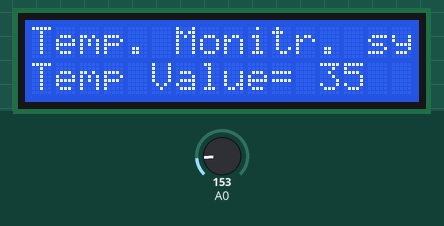
Bench run of a sketch on a simulated Arduino Uno, built with avr-gcc and run on an emulated ATmega328P. Parts: 16×2 character LCD. The inputs (shaded band) are chosen by the test bench; at power-on: A0 = 153. What the sketch prints to the serial monitor is not drawn.

Above: at 1.2 s.
1.3 s: A0 set to 165
At 1.6 s:
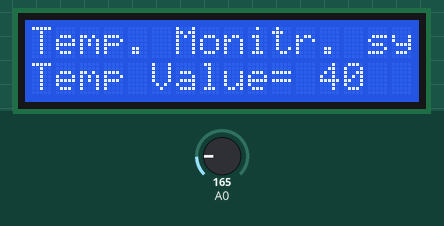
2.8 s: A0 set to 175
At 3.2 s:
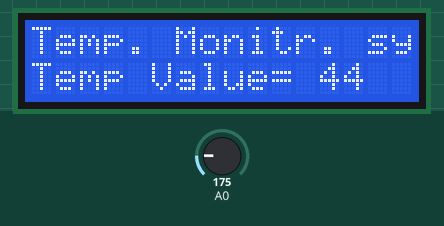
4.3 s: A0 set to 191
At 4.8 s:
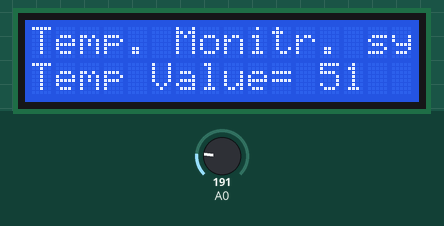
Timing chart, 0 to 7.3 s (numbered marks = the images above; inputs shaded):
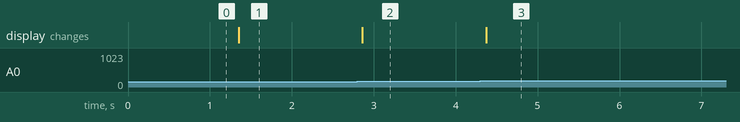

The sketch:

TASK_3.ino
```cpp
#include <Adafruit_LiquidCrystal.h>
// Includes library to control LCD using I2C (simplifies wiring)

int temp = 0;
// Variable to store calculated temperature value

Adafruit_LiquidCrystal lcd_1(0);
// Create LCD object (I2C address = 0 in Tinkercad default)

void setup()
{
  pinMode(A0, INPUT);
  // Sets analog pin A0 as input (connected to TMP36 sensor)

  Serial.begin(9600);
  // Starts serial communication at 9600 baud (for debugging/output)

  lcd_1.begin(16, 2);
  // Initializes LCD with 16 columns and 2 rows
}

void loop()
{
  // Read analog value from TMP36 sensor (0–1023 range)
  int rawValue = analogRead(A0);

  // Convert analog reading to temperature using mapping
  // Breakdown:
  // (analogRead(A0) - 20) → small offset correction
  // * 3.04 → scaling factor (approx conversion to voltage/temp)
  temp = map(((rawValue - 20) * 3.04), 0, 1023, -20, 120);

  Serial.println(temp);
  // Print temperature to Serial Monitor

  // Set cursor to first row, first column
  lcd_1.setCursor(0, 0);
  lcd_1.print("Temp. Monitr. system");
  // Display system title

  // Set cursor to second row, first column
  lcd_1.setCursor(0, 1);
  lcd_1.print("Temp Value=");
  // Display label

  // Move cursor to position where value will be shown
  lcd_1.setCursor(12, 1);
  lcd_1.print(temp);
  // Print temperature value on LCD

  delay(10);
  // Small delay to stabilize readings and avoid flickering
}
```

Measured:
- after the input at 1.3 s, the display: changes after 0.05 s (image 1)
- after the input at 2.8 s, the display: changes after 0.06 s (image 2)
- after the input at 4.3 s, the display: changes after 0.07 s (image 3)
